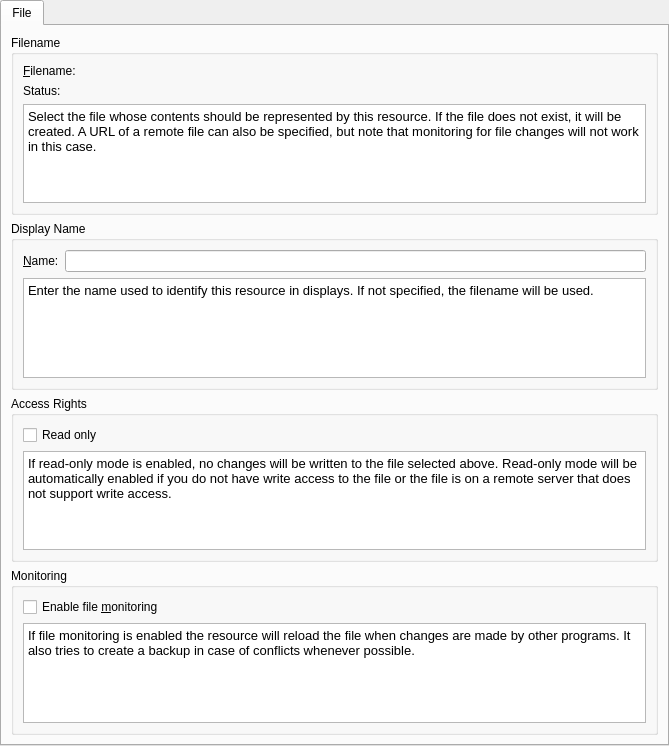
<?xml version="1.0" encoding="UTF-8"?>
<ui version="4.0">
 <class>SingleFileResourceConfigWidget</class>
 <widget class="QWidget" name="SingleFileResourceConfigWidget">
  <property name="geometry">
   <rect>
    <x>0</x>
    <y>0</y>
    <width>669</width>
    <height>746</height>
   </rect>
  </property>
  <layout class="QGridLayout" name="gridLayout_2">
   <property name="margin">
    <number>0</number>
   </property>
   <item row="0" column="0">
    <widget class="QTabWidget" name="tabWidget">
     <property name="currentIndex">
      <number>0</number>
     </property>
     <widget class="QWidget" name="tab">
      <attribute name="title">
       <string>File</string>
      </attribute>
      <layout class="QVBoxLayout" name="tabLayout">
       <item>
        <widget class="QGroupBox" name="groupBox_2">
         <property name="title">
          <string>Filename</string>
         </property>
         <layout class="QVBoxLayout" name="verticalLayout_4">
          <item>
           <layout class="QVBoxLayout" name="verticalLayout_3">
            <item>
             <layout class="QHBoxLayout" name="horizontalLayout">
              <item>
               <widget class="QLabel" name="label">
                <property name="text">
                 <string>&amp;Filename:</string>
                </property>
                <property name="buddy">
                 <cstring>kcfg_Path</cstring>
                </property>
               </widget>
              </item>
              <item>
               <widget class="KUrlRequester" name="kcfg_Path"/>
              </item>
             </layout>
            </item>
            <item>
             <layout class="QVBoxLayout" name="verticalLayout">
              <item>
               <widget class="QLabel" name="statusLabel">
                <property name="text">
                 <string>Status:</string>
                </property>
               </widget>
              </item>
              <item>
               <widget class="QTextEdit" name="textEdit">
                <property name="readOnly">
                 <bool>true</bool>
                </property>
                <property name="html">
                 <string>&lt;!DOCTYPE HTML PUBLIC &quot;-//W3C//DTD HTML 4.0//EN&quot; &quot;http://www.w3.org/TR/REC-html40/strict.dtd&quot;&gt;
&lt;html&gt;&lt;head&gt;&lt;meta name=&quot;qrichtext&quot; content=&quot;1&quot; /&gt;&lt;style type=&quot;text/css&quot;&gt;
p, li { white-space: pre-wrap; }
&lt;/style&gt;&lt;/head&gt;&lt;body style=&quot; font-family:'Noto Sans'; font-size:10pt; font-weight:400; font-style:normal;&quot;&gt;
&lt;p style=&quot; margin-top:0px; margin-bottom:0px; margin-left:0px; margin-right:0px; -qt-block-indent:0; text-indent:0px;&quot;&gt;Select the file whose contents should be represented by this resource. If the file does not exist, it will be created. A URL of a remote file can also be specified, but note that monitoring for file changes will not work in this case.&lt;/p&gt;&lt;/body&gt;&lt;/html&gt;</string>
                </property>
               </widget>
              </item>
             </layout>
            </item>
           </layout>
          </item>
         </layout>
        </widget>
       </item>
       <item>
        <widget class="QGroupBox" name="groupBox_3">
         <property name="title">
          <string>Display Name</string>
         </property>
         <layout class="QVBoxLayout" name="verticalLayout_2">
          <item>
           <layout class="QHBoxLayout" name="horizontalLayout_2">
            <item>
             <widget class="QLabel" name="label_1">
              <property name="text">
               <string>&amp;Name:</string>
              </property>
              <property name="buddy">
               <cstring>kcfg_DisplayName</cstring>
              </property>
             </widget>
            </item>
            <item>
             <widget class="QLineEdit" name="kcfg_DisplayName"/>
            </item>
           </layout>
          </item>
          <item>
           <widget class="QTextEdit" name="textEdit_2">
            <property name="readOnly">
             <bool>true</bool>
            </property>
            <property name="html">
             <string>&lt;!DOCTYPE HTML PUBLIC &quot;-//W3C//DTD HTML 4.0//EN&quot; &quot;http://www.w3.org/TR/REC-html40/strict.dtd&quot;&gt;
&lt;html&gt;&lt;head&gt;&lt;meta name=&quot;qrichtext&quot; content=&quot;1&quot; /&gt;&lt;style type=&quot;text/css&quot;&gt;
p, li { white-space: pre-wrap; }
&lt;/style&gt;&lt;/head&gt;&lt;body style=&quot; font-family:'Noto Sans'; font-size:10pt; font-weight:400; font-style:normal;&quot;&gt;
&lt;p style=&quot; margin-top:0px; margin-bottom:0px; margin-left:0px; margin-right:0px; -qt-block-indent:0; text-indent:0px;&quot;&gt;Enter the name used to identify this resource in displays. If not specified, the filename will be used.&lt;/p&gt;&lt;/body&gt;&lt;/html&gt;</string>
            </property>
           </widget>
          </item>
         </layout>
        </widget>
       </item>
       <item>
        <widget class="QGroupBox" name="groupBox">
         <property name="title">
          <string>Access Rights</string>
         </property>
         <layout class="QGridLayout" name="gridLayout_4">
          <item row="1" column="0">
           <widget class="QTextEdit" name="textEdit_3">
            <property name="readOnly">
             <bool>true</bool>
            </property>
            <property name="html">
             <string>&lt;!DOCTYPE HTML PUBLIC &quot;-//W3C//DTD HTML 4.0//EN&quot; &quot;http://www.w3.org/TR/REC-html40/strict.dtd&quot;&gt;
&lt;html&gt;&lt;head&gt;&lt;meta name=&quot;qrichtext&quot; content=&quot;1&quot; /&gt;&lt;style type=&quot;text/css&quot;&gt;
p, li { white-space: pre-wrap; }
&lt;/style&gt;&lt;/head&gt;&lt;body style=&quot; font-family:'Noto Sans'; font-size:10pt; font-weight:400; font-style:normal;&quot;&gt;
&lt;p style=&quot; margin-top:0px; margin-bottom:0px; margin-left:0px; margin-right:0px; -qt-block-indent:0; text-indent:0px;&quot;&gt;If read-only mode is enabled, no changes will be written to the file selected above. Read-only mode will be automatically enabled if you do not have write access to the file or the file is on a remote server that does not support write access.&lt;/p&gt;&lt;/body&gt;&lt;/html&gt;</string>
            </property>
           </widget>
          </item>
          <item row="0" column="0">
           <widget class="QCheckBox" name="kcfg_ReadOnly">
            <property name="text">
             <string>Read only</string>
            </property>
           </widget>
          </item>
         </layout>
        </widget>
       </item>
       <item>
        <widget class="QGroupBox" name="groupBox_MonitorFile">
         <property name="title">
          <string>Monitoring</string>
         </property>
         <layout class="QGridLayout" name="gridLayout">
          <item row="0" column="0">
           <widget class="QCheckBox" name="kcfg_MonitorFile">
            <property name="text">
             <string>Enable file &amp;monitoring</string>
            </property>
           </widget>
          </item>
          <item row="1" column="0">
           <widget class="QTextEdit" name="textEdit_4">
            <property name="readOnly">
             <bool>true</bool>
            </property>
            <property name="html">
             <string>&lt;!DOCTYPE HTML PUBLIC &quot;-//W3C//DTD HTML 4.0//EN&quot; &quot;http://www.w3.org/TR/REC-html40/strict.dtd&quot;&gt;
&lt;html&gt;&lt;head&gt;&lt;meta name=&quot;qrichtext&quot; content=&quot;1&quot; /&gt;&lt;style type=&quot;text/css&quot;&gt;
p, li { white-space: pre-wrap; }
&lt;/style&gt;&lt;/head&gt;&lt;body style=&quot; font-family:'Noto Sans'; font-size:10pt; font-weight:400; font-style:normal;&quot;&gt;
&lt;p style=&quot; margin-top:0px; margin-bottom:0px; margin-left:0px; margin-right:0px; -qt-block-indent:0; text-indent:0px;&quot;&gt;If file monitoring is enabled the resource will reload the file when changes are made by other programs. It also tries to create a backup in case of conflicts whenever possible.&lt;/p&gt;&lt;/body&gt;&lt;/html&gt;</string>
            </property>
           </widget>
          </item>
         </layout>
        </widget>
       </item>
      </layout>
     </widget>
    </widget>
   </item>
  </layout>
 </widget>
 <customwidgets>
  <customwidget>
   <class>KUrlRequester</class>
   <extends>QWidget</extends>
   <header>kurlrequester.h</header>
  </customwidget>
 </customwidgets>
 <resources/>
 <connections/>
</ui>
